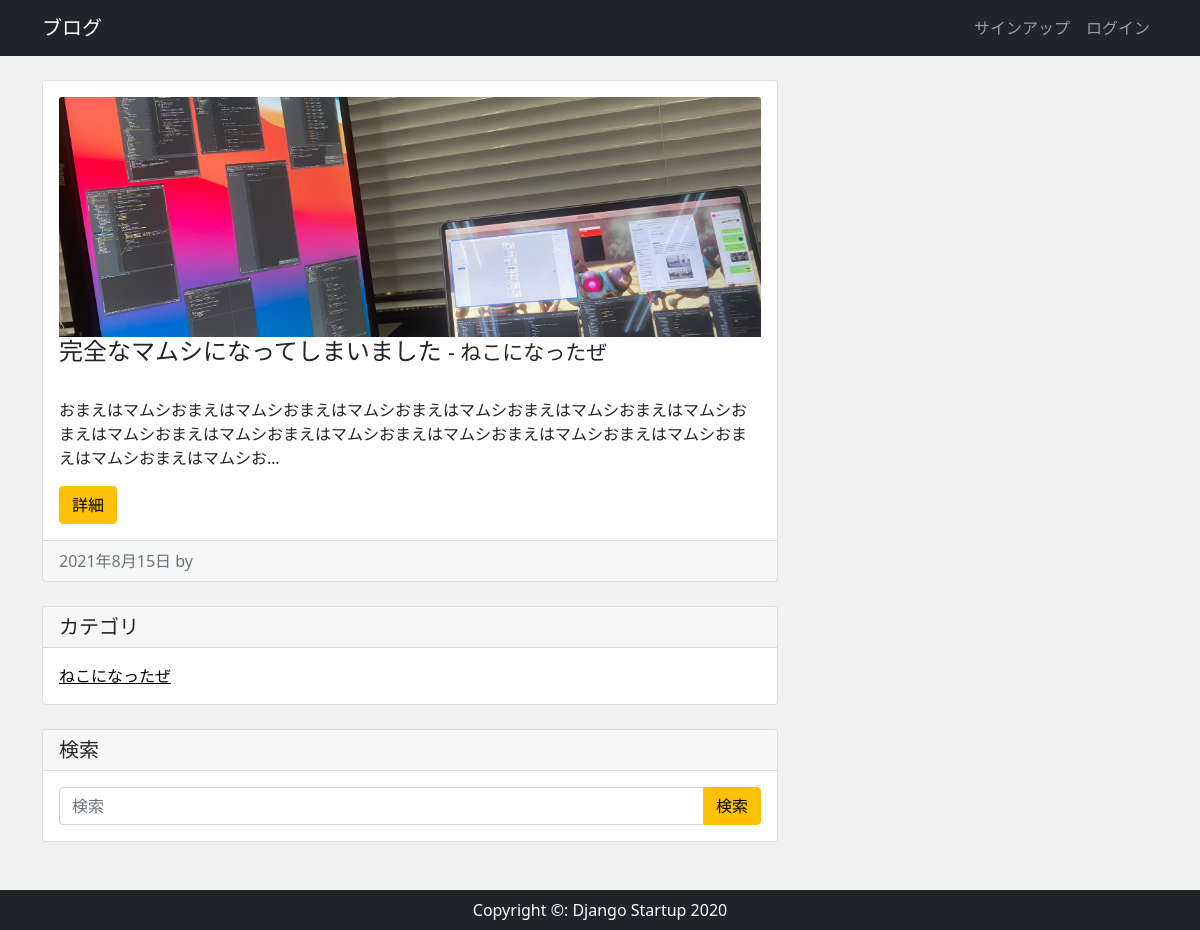
The page / on the database its author committed.
### app/models.py (models this page shows, shortened)
class Post(models.Model):
    auther =models.ForeignKey(settings.AUTH_USER_MODEL,on_delete=models.CASCADE)
    category =models.ForeignKey(Category,verbose_name='カテゴリ',on_delete=models.PROTECT)
    image =models.ImageField(upload_to='images',verbose_name='イメージ画像',null=True,blank=True)
    title =models.CharField("タイトル",max_length=200)
    content =models.TextField("本文")
    created =models.DateTimeField("作成日",default=timezone.now)

class Category(models.Model):
    name =models.CharField('カテゴリ',max_length=100)
    def __str__(self):
        return self.name

### app/views.py (the view)
# urls.py: path('',views.IndexView.as_view(),name='index'),
class IndexView(View):
    def get(self, request, *args, **kwargs):
        post_data = Post.objects.order_by('-id')
        return render(request, 'app/index.html', {
            'post_data': post_data
        })

### app/context_processors.py (called while the page is built)
def common(request):
    category_data =Category.objects.all()
    context ={
        'category_data':category_data
    }
    return context

### app/templates/app/index.html (shortened to what this page needs)
{% extends "app/base.html"%}
{% block content%}
<div class="row my-4">
    <div class="col-md-8">
        {% for post in post_data%}
        <div class="card mb-4">
            <div class="card-body">
                {% if post.image%}
                <img src="{{post.image.url}}" alt="" class="card-img-top index-img">
                {% endif%}
                <h2 class="card-title">{{post.title}} <span class="small">- {{post.category}}</span> </h2>
                <p class="card-text">{{post.content |truncatechars:100}}</p>
                <div class="btn btn-warning">詳細</div>
            </div>
            <div class="card-footer text-muted">
                {{post.created|date}} by {{post.author}}
            </div>
        </div>
        {% endfor %}
        <div class="card my-4">
            <h5 class="card-header">カテゴリ</h5>
            <div class="body px-3 pt-3">
                <div class="row">
                    {% for category in category_data %}
                    <div class="col-md-6">
                        <ul class="list-unstyled">
                            <li>
                                <a href="{%url 'category' category%}">
                                    {{category.name}}
                                </a>
                            </li>
                        </ul>
                    </div>
                    {% endfor%}
                </div>
            </div>
        </div>
        <div class="card my-4">
            <h5 class="card-header">検索</h5>
            <div class="card-body">
                <form method="get" action="{% url 'search'%}" class="input-group">
                    <input type="text" class="form-control" name="keyword" placeholder="検索">
                    <button class="btn btn-warning ml-2" type="submit">
                        検索
                    </button>
                </form>
            </div>
        </div>
    </div>
</div>
{% endblock %}

### app/static/css/style.css (style rules this page uses)
* { margin: 0; padding: 0; box-sizing: border-box; }
body { background: #f1f1f1; display: flex; flex-flow: column; min-height: 100vh; }
.card-title { margin-bottom: 2rem; font-size:1.5rem ; }
.index-img { object-fit: cover; height: 240px; }
a { color: black; }

### rows shown on the page
Post: image (picture), title "完全なマムシになってしまいました", category "ねこになったぜ", content "おまえはマムシおまえはマムシおまえはマムシおまえはマムシおまえはマムシおまえはマムシおまえはマムシおまえはマムシおまえはマムシおまえはマムシおまえはマムシおまえはマムシおまえはマムシおまえはマムシお…", created "2021年8月15日"
Category: name "ねこになったぜ"
